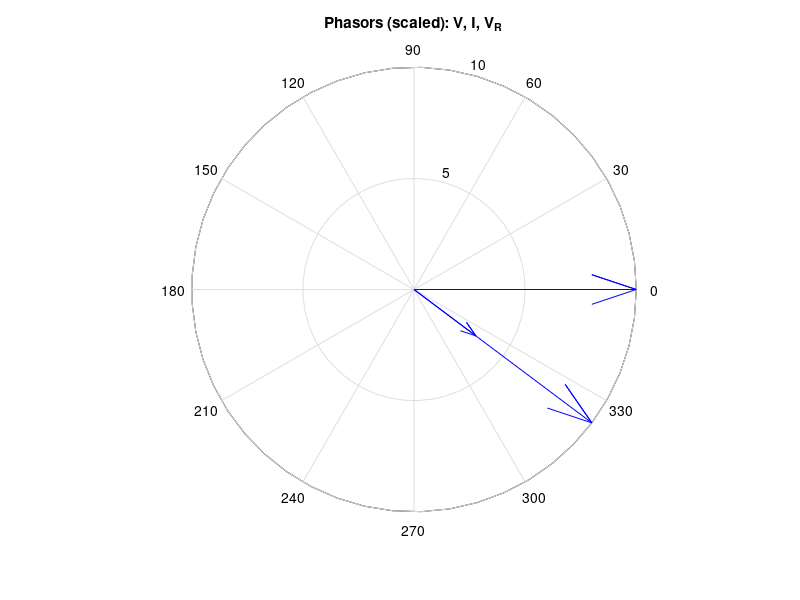

Reproduce this figure in MATLAB.
% Day 039 · Polar Plots — A phasor diagram with compass
% Run: open this file in MATLAB and press Run (or type example_3 in the Command Window)

V = 230;
I = 10 * exp(-1j*deg2rad(36.87));         % lagging current, pf 0.8
VR = 8 * 10 * exp(-1j*deg2rad(36.87));    % drop across an 8 ohm resistor
compass([V/23, I, VR/23])                 % scaled so all are visible
title('Phasors (scaled): V, I, V_R')
fprintf('Power factor = %.2f lagging\n', cos(angle(V) - angle(I)));
